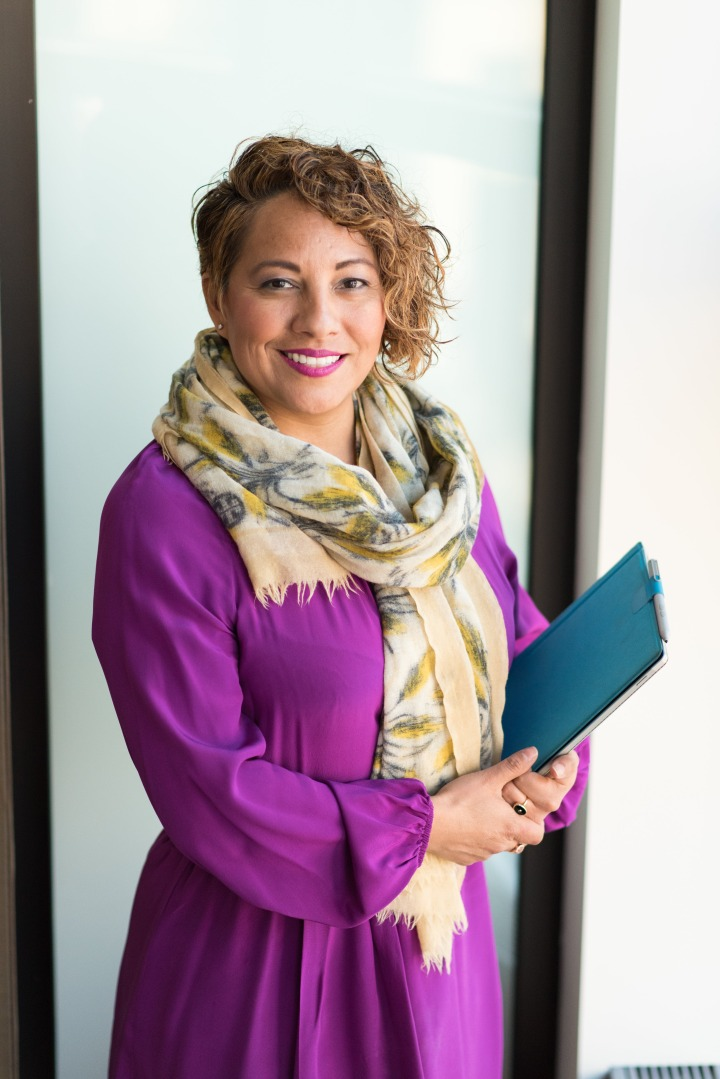
#> input picture testData/facetest8.jpg, 720 x 1079 px
$ python classifyData.py
#> lines starting #> are read from the running program, lines starting #| are printed output that depends on the picture; after the words box and inside, x2 and y2 are one past the last pixel; in counts of white or black regions, pixels touching at a corner belong together
import cv2


def get_coordinate(event,x,y,flags,param):
    print(f'{x},{y}')
    # if event == cv2.EVENT_LBUTTONDBLCLK:
        # cv2.circle(img,(x,y),100,(255,0,0),-1)
        # mouseX,mouseY = x,y

image_path = "./testData/facetest8.jpg"
# Read the input image
img = cv2.imread(image_path)
#> img is the input picture: shape (1079, 720, 3); mean B, G, R 155.6, 144.5, 164.7

# Draw rectangle around the faces
x, y, w, h = 241,251,129,129

cv2.rectangle(img, (x, y), (x+w, y+h), (255, 0, 0), 2)
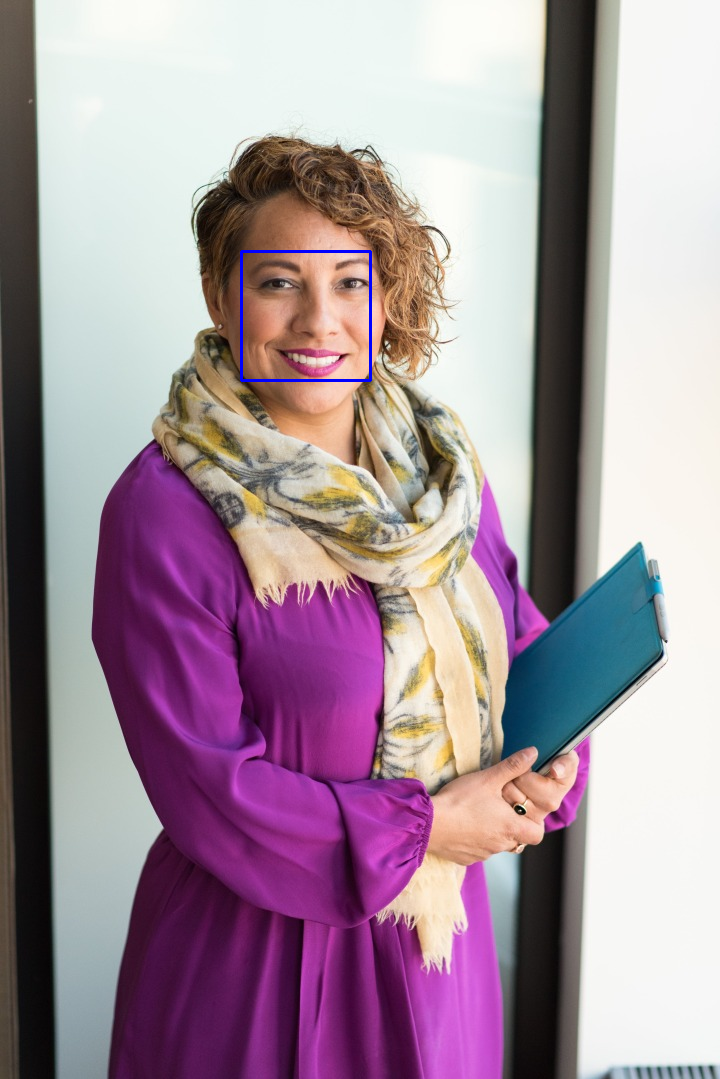
#> img: shape (1079, 720, 3); 0.2% of pixels changed, all inside (x1, y1, x2, y2) = (240, 250, 372, 382)

cv2.namedWindow('img')
cv2.imshow('img', img)
cv2.setMouseCallback('img',get_coordinate)

cv2.waitKey()

$ run again, with testData/facetest10.jpg copied over testData/facetest8.jpg
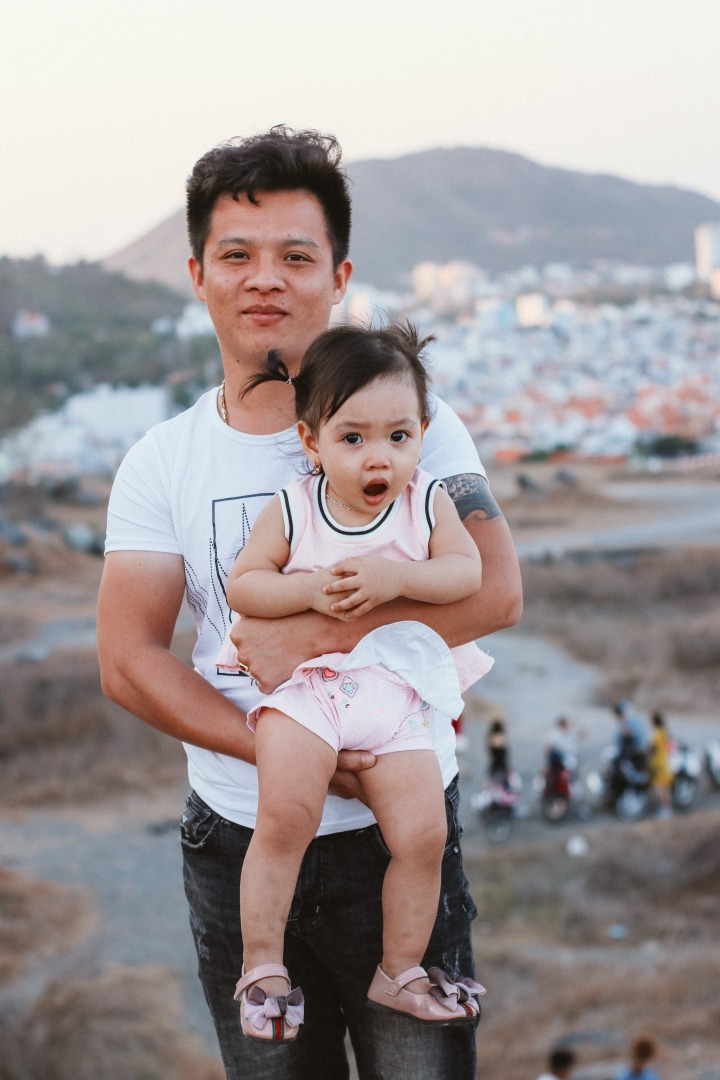
#> input picture testData/facetest10.jpg, 720 x 1080 px
#> img is the input picture: shape (1080, 720, 3); mean B, G, R 151.8, 151.4, 159.2
#> `cv2.rectangle(img, (x, y), (x+w, y+h), (255, 0, 0), 2)`:
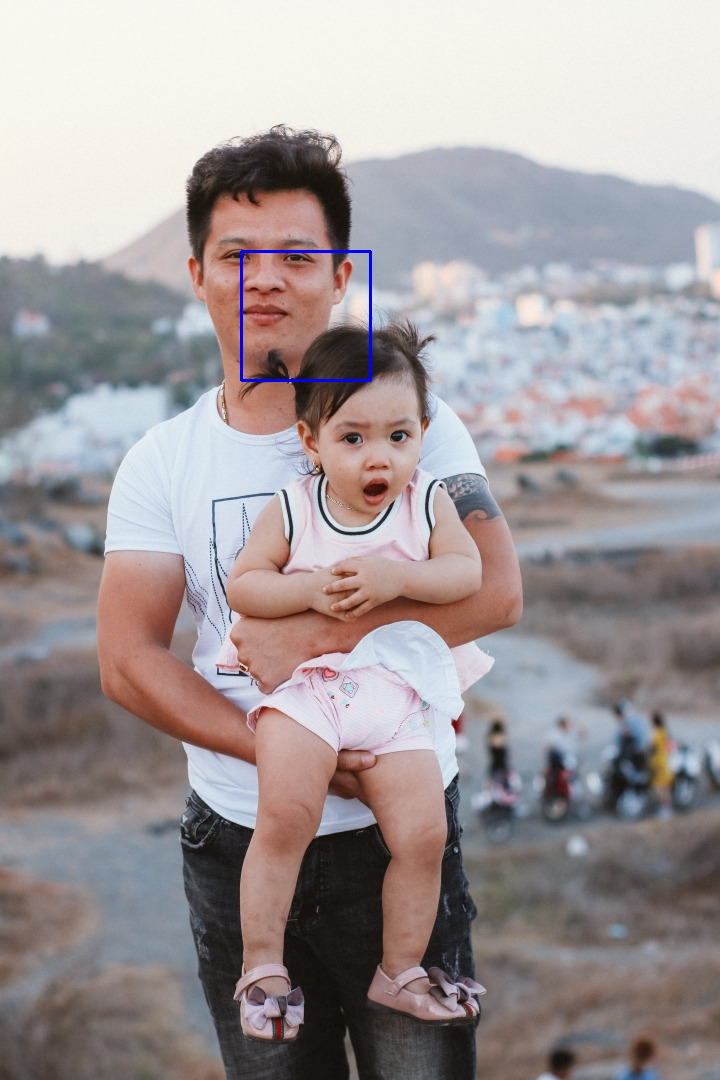
#> img: shape (1080, 720, 3); 0.2% of pixels changed, all inside (x1, y1, x2, y2) = (240, 250, 372, 382)

$ run again, with testData/facetest11.jpg copied over testData/facetest8.jpg
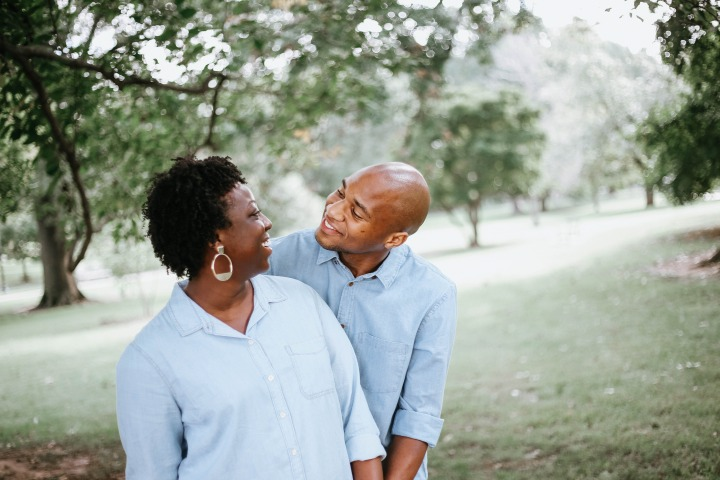
#> input picture testData/facetest11.jpg, 720 x 480 px
#> img is the input picture: shape (480, 720, 3); mean B, G, R 151.2, 161, 153.5
#> `cv2.rectangle(img, (x, y), (x+w, y+h), (255, 0, 0), 2)`:
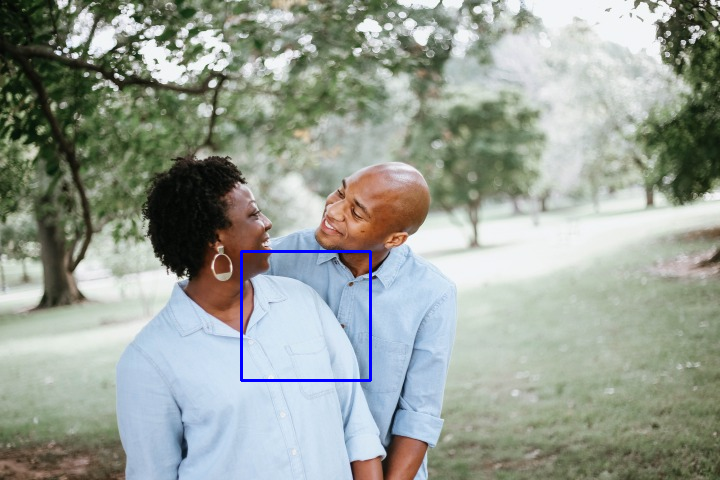
#> img: shape (480, 720, 3); 0.45% of pixels changed, all inside (x1, y1, x2, y2) = (240, 250, 372, 382)

$ run again, with testData/facetest12.jpg copied over testData/facetest8.jpg
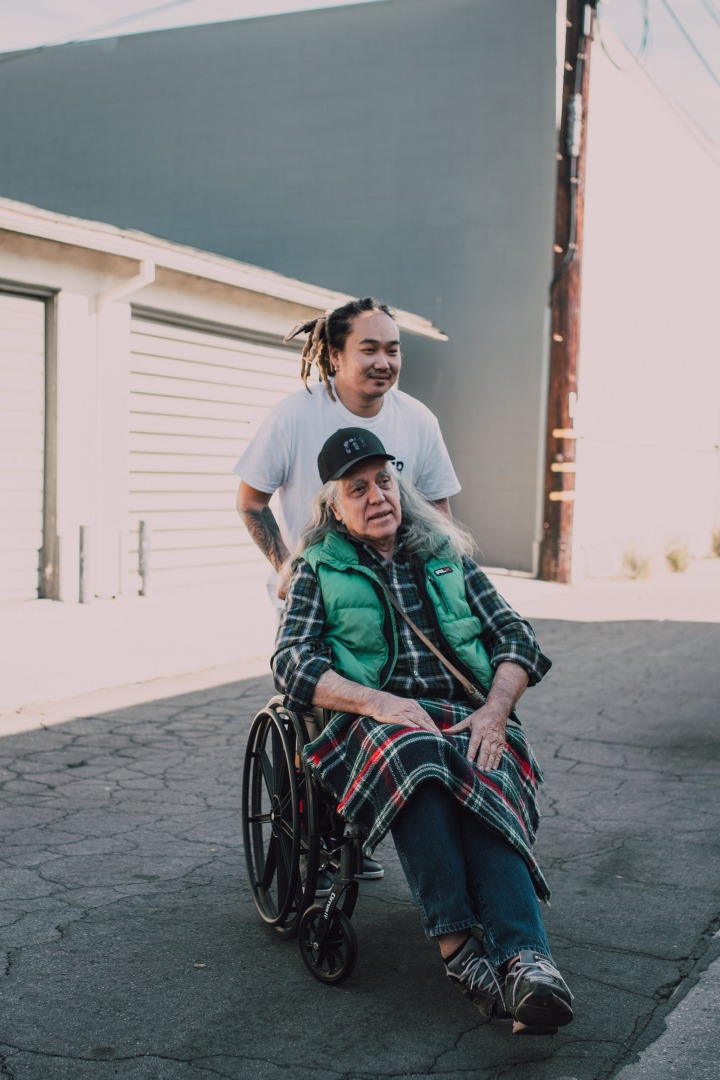
#> input picture testData/facetest12.jpg, 720 x 1080 px
#> img is the input picture: shape (1080, 720, 3); mean B, G, R 131.2, 129.7, 129
#> `cv2.rectangle(img, (x, y), (x+w, y+h), (255, 0, 0), 2)`:
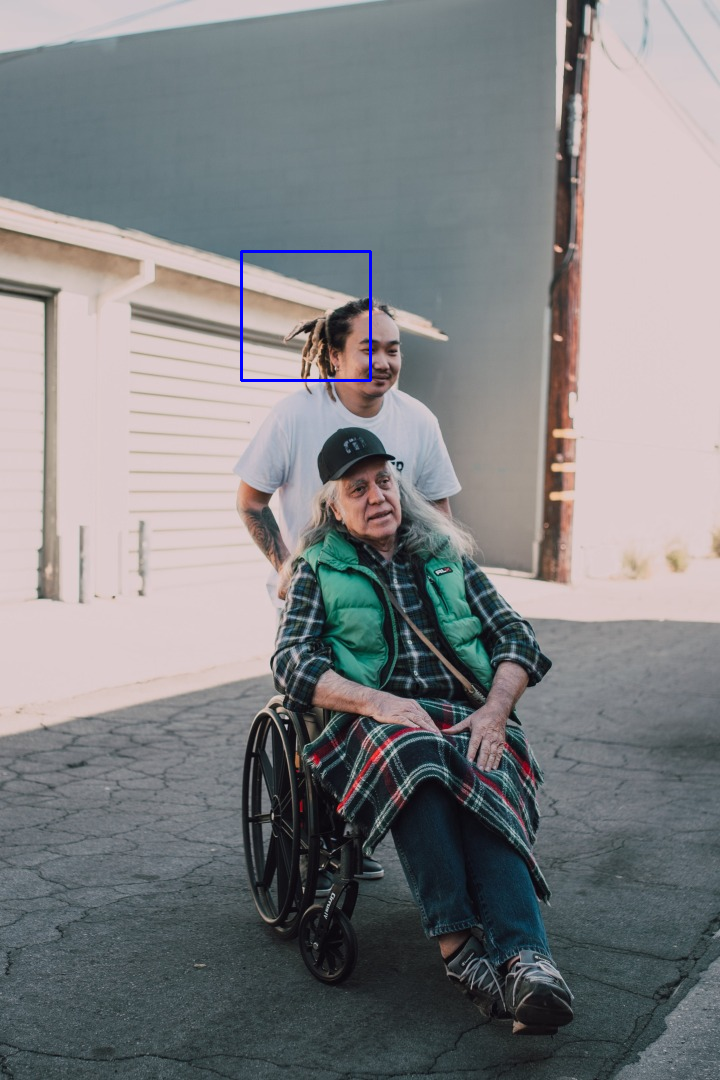
#> img: shape (1080, 720, 3); 0.2% of pixels changed, all inside (x1, y1, x2, y2) = (240, 250, 372, 382)
